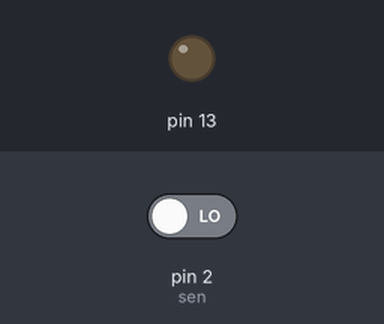
Bench run of a sketch on a simulated Arduino Uno, built with avr-gcc and run on an emulated ATmega328P. On the bench: output pins drawn as LEDs (lit = HIGH). The test bench sets the inputs (shaded band); at power-on: pin 2 (sen) LOW.

Above: at 1.2 s.
1.3 s: pin 2 (sen) driven HIGH
At 2.0 s:
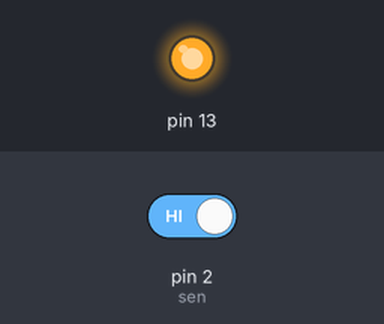
Timing chart, 0 to 4.3 s (numbered marks = the images above; inputs shaded):
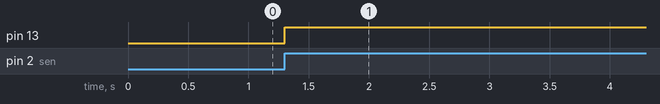

The sketch:

while_stat.ino
```cpp
#include "Arduino.h"
int sen=2;
void setup(){
    pinMode(sen,INPUT);
    pinMode(13,OUTPUT);
}
void loop(){
    digitalRead(sen);
    while(digitalRead(sen)==HIGH){
        digitalWrite(13,HIGH);
    }
}
```

Measured:
- after the input at 1.3 s, pin 13: LOW → HIGH at once
